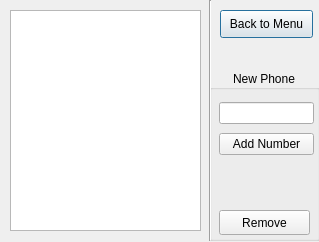
<?xml version="1.0" encoding="UTF-8"?>
<ui version="4.0">
 <class>PhoneTable</class>
 <widget class="QDialog" name="PhoneTable">
  <property name="geometry">
   <rect>
    <x>0</x>
    <y>0</y>
    <width>319</width>
    <height>242</height>
   </rect>
  </property>
  <property name="minimumSize">
   <size>
    <width>319</width>
    <height>242</height>
   </size>
  </property>
  <property name="maximumSize">
   <size>
    <width>319</width>
    <height>242</height>
   </size>
  </property>
  <property name="windowTitle">
   <string>Saved Phone Numbers</string>
  </property>
  <widget class="Line" name="line">
   <property name="geometry">
    <rect>
     <x>200</x>
     <y>0</y>
     <width>20</width>
     <height>241</height>
    </rect>
   </property>
   <property name="orientation">
    <enum>Qt::Vertical</enum>
   </property>
  </widget>
  <widget class="QPushButton" name="pushButton_menu">
   <property name="geometry">
    <rect>
     <x>220</x>
     <y>10</y>
     <width>93</width>
     <height>28</height>
    </rect>
   </property>
   <property name="text">
    <string>Back to Menu</string>
   </property>
  </widget>
  <widget class="QTableView" name="tableView">
   <property name="geometry">
    <rect>
     <x>10</x>
     <y>10</y>
     <width>191</width>
     <height>221</height>
    </rect>
   </property>
   <property name="sortingEnabled">
    <bool>false</bool>
   </property>
  </widget>
  <widget class="QGroupBox" name="groupBox">
   <property name="geometry">
    <rect>
     <x>209</x>
     <y>70</y>
     <width>111</width>
     <height>171</height>
    </rect>
   </property>
   <property name="layoutDirection">
    <enum>Qt::LeftToRight</enum>
   </property>
   <property name="title">
    <string>New Phone</string>
   </property>
   <property name="alignment">
    <set>Qt::AlignCenter</set>
   </property>
   <widget class="QWidget" name="verticalLayoutWidget">
    <property name="geometry">
     <rect>
      <x>10</x>
      <y>29</y>
      <width>95</width>
      <height>61</height>
     </rect>
    </property>
    <layout class="QVBoxLayout" name="verticalLayout">
     <item>
      <widget class="QLineEdit" name="lineEdit_phone"/>
     </item>
     <item>
      <widget class="QPushButton" name="pushButton_add_number">
       <property name="text">
        <string>Add Number</string>
       </property>
      </widget>
     </item>
    </layout>
   </widget>
   <widget class="QPushButton" name="pushButton_remove">
    <property name="geometry">
     <rect>
      <x>10</x>
      <y>140</y>
      <width>91</width>
      <height>25</height>
     </rect>
    </property>
    <property name="text">
     <string>Remove</string>
    </property>
   </widget>
  </widget>
  <zorder>groupBox</zorder>
  <zorder>line</zorder>
  <zorder>pushButton_menu</zorder>
  <zorder>tableView</zorder>
 </widget>
 <resources/>
 <connections/>
</ui>
